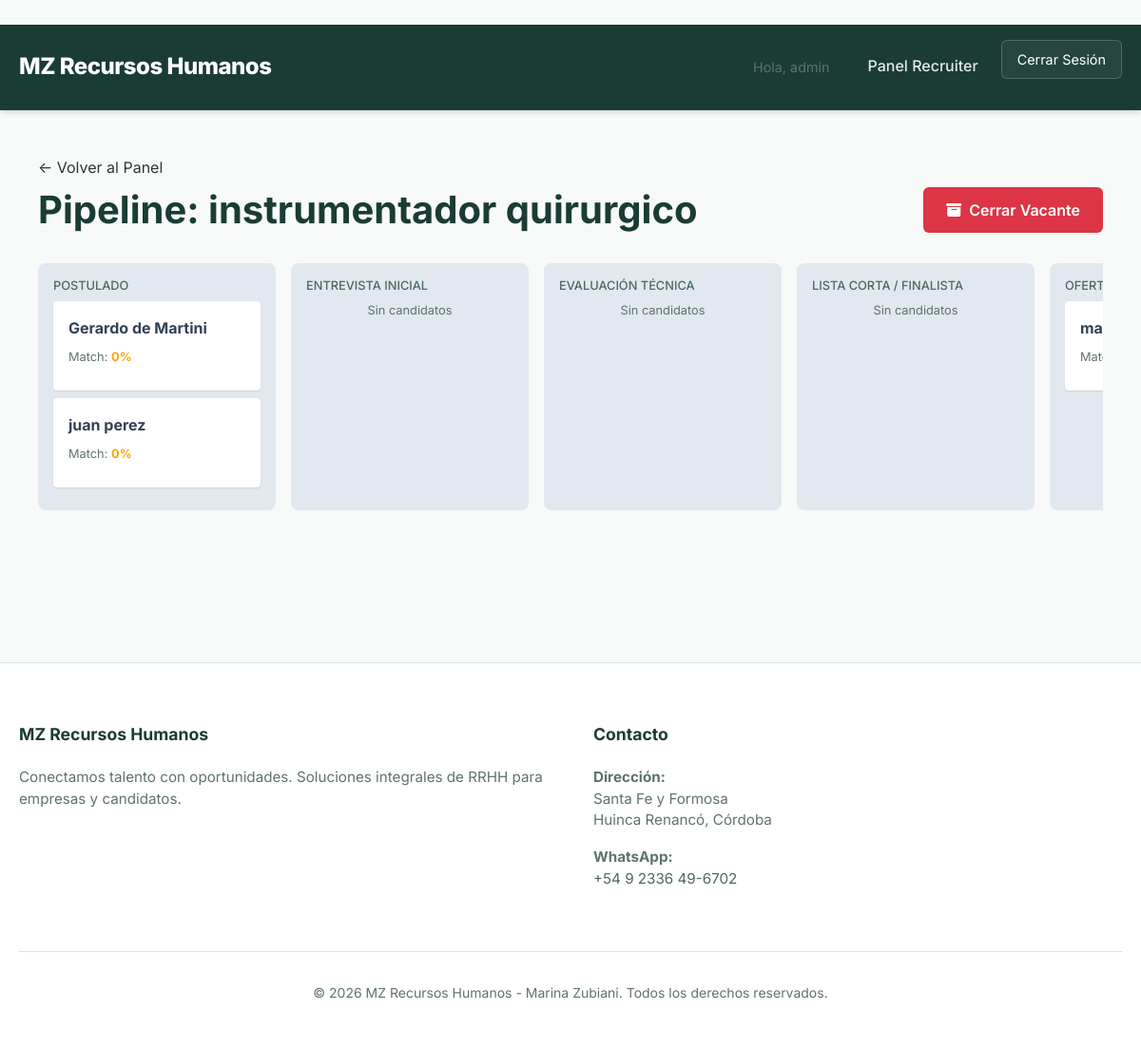
Before: /staff/board/1/ (signed in) with the older database file.
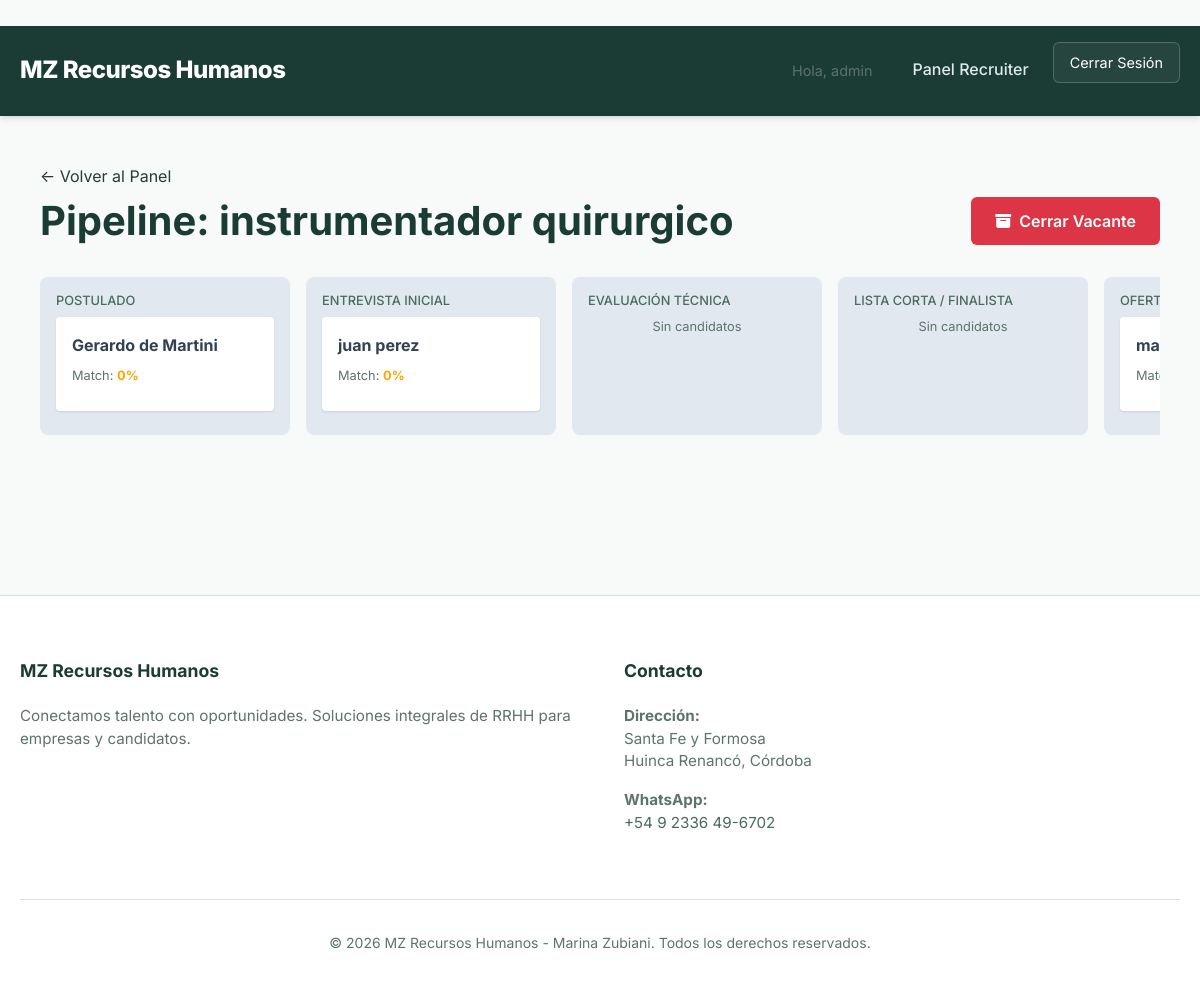
After: the same page with the newer database file.
### applications/models.py (models this page shows, shortened)
class Application(models.Model):
    STATUS_CHOICES = [
        ('applied', 'Applied (Postulado)'),
        ('initial_interview', 'Initial Interview (Entrevista Inicial)'),
        ('tech_evaluation', 'Tech Evaluation (Evaluación Técnica)'),
        ('shortlist', 'Shortlist (Terna Final)'),
        ('offer', 'Offer (Oferta)'),
        ('hired', 'Hired (Contratado)'),
        ('rejected', 'Rejected (Descartado)'),
    ]
    vacancy = models.ForeignKey(Vacancy, related_name='applications', on_delete=models.CASCADE)
    candidate = models.ForeignKey(Candidate, related_name='applications', on_delete=models.CASCADE)
    status = models.CharField(max_length=20, choices=STATUS_CHOICES, default='applied')
    match_score = models.IntegerField(default=0, help_text="Percentage match based on skills (0-100)")
    applied_at = models.DateTimeField(auto_now_add=True)
    notes = models.TextField(blank=True)
    ai_summary = models.TextField(blank=True, help_text="AI-generated summary of the candidate")
    ai_match_score = models.IntegerField(null=True, blank=True, help_text="AI-calculated match score (0-100)")
    ai_feedback = models.TextField(blank=True, help_text="Detailed AI feedback on the match")

### candidates/models.py (models this page shows, shortened)
class Candidate(models.Model):
    AVAILABILITY_CHOICES = [
        ('active', 'Active (Looking)'),
        ('open', 'Open to Offers (Listening)'),
        ('not_looking', 'Not Looking (Dormant)'),
    ]
    first_name = models.CharField(max_length=100)
    last_name = models.CharField(max_length=100)
    user = models.OneToOneField(User, on_delete=models.CASCADE, null=True, blank=True, related_name='candidate_profile')
    email = models.EmailField(unique=True)
    secondary_email = models.CharField(max_length=255, blank=True, null=True, help_text="Correos secundarios separados por coma")
    phone = models.CharField(max_length=20, blank=True)
    resume_file = models.FileField(upload_to='resumes/', blank=True, null=True)
    skills = models.TextField(blank=True, help_text="Habilidades separadas por coma o descripción breve")
    tags = models.ManyToManyField(Tag, blank=True, related_name='candidates')
    availability_status = models.CharField(max_length=20, choices=AVAILABILITY_CHOICES, default='active')
    last_updated = models.DateTimeField(auto_now=True)
    update_token = models.UUIDField(default=uuid.uuid4, editable=False)
    created_at = models.DateTimeField(auto_now_add=True)

### dashboard/views.py (the view)
# urls.py: path('board/<int:vacancy_id>/', views.kanban_board, name='kanban_board'),
@login_required
@user_passes_test(is_recruiter)
def kanban_board(request, vacancy_id):
    vacancy = get_object_or_404(Vacancy, id=vacancy_id)
    applications = Application.objects.filter(vacancy=vacancy)
    stage_names = {
        'applied': 'Postulado',
        'initial_interview': 'Entrevista Inicial',
        'tech_evaluation': 'Evaluación Técnica',
        'shortlist': 'Lista Corta / Finalista',
        'offer': 'Oferta Enviada'
    }
    kanban_data = {stage: applications.filter(status=stage) for stage in stage_names.keys()}
    return render(request, 'dashboard/kanban.html', {
        'vacancy': vacancy,
        'kanban_data': kanban_data,
        'stage_names': stage_names
    })

### dashboard/templatetags/dashboard_extras.py (called while the page is built)
@register.filter
def get_item(dictionary, key):
    return dictionary.get(key)

### dashboard/views.py (called while the page is built)
def is_recruiter(user):
    return user.is_staff

### hr_project/templates/dashboard/kanban.html (shortened to what this page needs)
﻿{% extends "base.html" %}
{% load dashboard_extras %}
{% block content %}
<div class="container" style="max-width: 1400px;">
    <div style="margin-bottom: 2rem;">
        <a href="{% url 'dashboard_home' %}">&larr; Volver al Panel</a>
        <div class="d-flex justify-content-between align-items-center mt-2">
            <h1 class="mb-0">Pipeline: {{ vacancy.title }}</h1>
            {% if vacancy.status == 'active' %}
            <button type="button" class="btn btn-danger" data-bs-toggle="modal" data-bs-target="#closeVacancyModal">
                <i class="fas fa-archive me-2"></i>Cerrar Vacante
            </button>
            {% else %}
            <span class="badge bg-secondary fs-6"><i class="fas fa-archive me-1"></i> Cerrada/Archivada</span>
            {% endif %}
        </div>
    </div>
    <div style="display: flex; gap: 1rem; overflow-x: auto; padding-bottom: 2rem;">
        {% for stage_name, display_name in stage_names.items %}
        {% with apps=kanban_data|get_item:stage_name %}
        <div style="min-width: 250px; background: #e2e8f0; border-radius: 8px; padding: 1rem;">
            <h4 style="text-transform: uppercase; font-size: 0.8rem; color: var(--secondary-color); margin-top: 0;">
                {{ display_name }}
            </h4>
            {% for app in apps %}
            <div
                style="background: white; padding: 1rem; border-radius: 4px; margin-bottom: 0.5rem; box-shadow: 0 1px 2px rgba(0,0,0,0.1);">
                <strong>
                    <a href="{% url 'application_detail' app.id %}" style="text-decoration: none; color: #334155;">
                        {{ app.candidate.first_name }} {{ app.candidate.last_name }}
                    </a>
                </strong>
                <div style="font-size: 0.8rem; color: var(--text-muted); margin-top: 0.5rem;">
                    Match:
                    <span
                        style="font-weight: bold; color: {% if app.ai_match_score > 70 or app.match_score > 70 %}green{% else %}orange{% endif %};">
                        {% if app.ai_match_score %}
                        {{ app.ai_match_score }}% (IA)
                        {% else %}
                        {{ app.match_score }}%
                        {% endif %}
                    </span>
                </div>
            </div>
            {% empty %}
            <p style="text-align: center; color: var(--text-muted); font-size: 0.8rem;">Sin candidatos</p>
            {% endfor %}
        </div>
        {% endwith %}
        {% endfor %}
    </div>
</div>
{% endblock %}

Changed rows visible on the page:
changed Application "juan": moves from the list under "POSTULADO" to the list under "ENTREVISTA INICIAL"
Other visible differences:
list line gone: "Sin candidatos"
